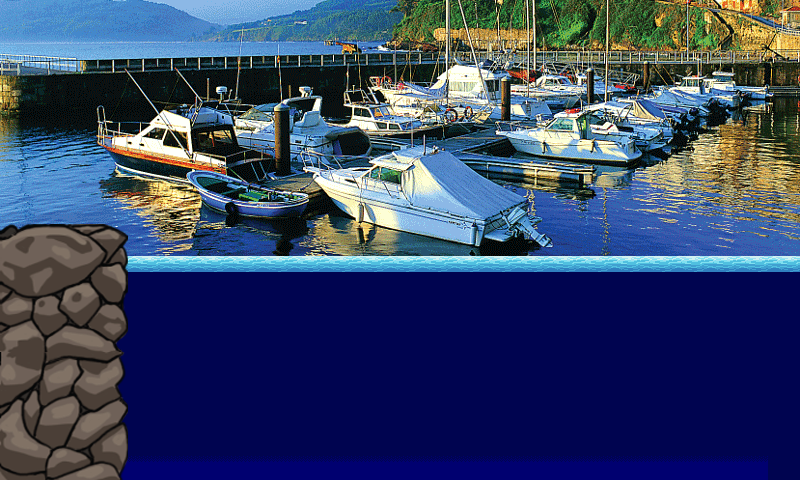

Rendered tile map (Tiled .tmx) drawn with the repository's tilesets; below, a short description and the map source with its tile grids summarised:
An orthogonal 25x15 tile map with 32x32 px tiles, 2 tile layers (Capa de Patrones 1, colision), 2 tilesets, 1 image layer.

<map version="1.0" orientation="orthogonal" width="25" height="15" tilewidth="32" tileheight="32">
 <tileset firstgid="1" name="fondomarino" tilewidth="32" tileheight="32">
  <image source="../images/fondomarino.png" width="512" height="608" />
 </tileset>
 <tileset firstgid="305" name="stone" tilewidth="32" tileheight="32">
  <image source="../images/stone.png" width="390" height="390" />
 </tileset>
 <imagelayer name="bg" width="25" height="15">
  <image source="../images/lastres.png" />
 </imagelayer>
 <layer name="Capa de Patrones 1" width="25" height="15">
  <properties>
   <property name="type" value="0" />
  </properties>
  <data>[375 cells, 175 non-empty, 6 distinct tile ids]</data>
 </layer>
 <layer name="colision" width="25" height="15">
  <properties>
   <property name="collision" value="true" />
  </properties>
  <data>[375 cells, 32 non-empty, 32 distinct tile ids]</data>
 </layer>
</map>
